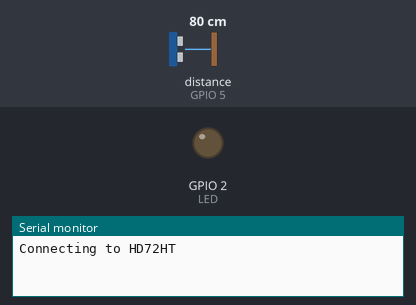
Simulated run of this sketch. Board: ESP32. Shown: output pins drawn as LEDs (lit = HIGH), the last lines printed to the serial monitor. Wiring (inferred from the names in the program): ultrasonic range finder: trigger GPIO 18; echo GPIO 5. The inputs (shaded band) are chosen by the test bench; at power-on: distance to the obstacle (sensor on GPIO 5) 80 cm. The echo pulse lasts 58.3 µs per cm; WiFi joins after 1.5 s; servers stay silent unless stated; pins used as bus, display or sensor lines are not drawn.

Above: at 0.1 s.
At 1.6 s:
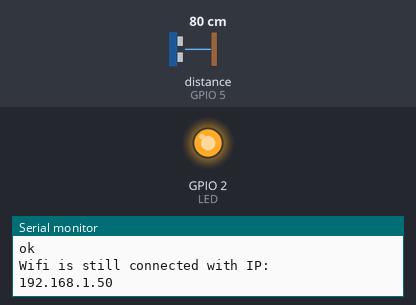
Timing chart, 0 to 3.1 s (numbered marks = the images above):
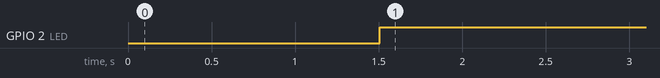

The sketch:

Person_Detector2_WPA2PERSONAL.ino
```cpp
#include <WiFi.h>
#include <Firebase_ESP_Client.h>
#include "addons/TokenHelper.h"
#include "addons/RTDBHelper.h"

#define DATABASE_URL "https://esp32-test-9f190-default-rtdb.asia-southeast1.firebasedatabase.app/"
#define API_KEY "AIzaSyApMZLu1oA_Rib3EkymtEYloVpWKGC6cdU"
#define SOUND_SPEED 0.034
#define LED 2

FirebaseData fbdo;
FirebaseAuth auth;
FirebaseConfig config;
bool signupOK = false;
int count = 0;

const char* ssid = "HD72HT";
const char* password = "drimaon99";

int counter = 0;
long interval1 = 60000;
long previousMillis1 = 0;
long interval2 = 300;
long previousMillis2 = 0;

const int trigPin = 18;
const int echoPin = 5;

long duration;
float distanceCm;
long personpass = 0;

void setup() {
  Serial.begin(115200);

  Serial.print("Connecting to ");
  Serial.println(ssid);
  WiFi.begin(ssid, password);

  while (WiFi.status() != WL_CONNECTED) {
    delay(500);
    Serial.print(".");
  }

  Serial.println("");
  Serial.println("WiFi connected.");
  Serial.println("IP address: ");
  Serial.println(WiFi.localIP());

  config.api_key = API_KEY;
  config.database_url = DATABASE_URL;

   if (Firebase.signUp(&config, &auth, "", "")) {
    Serial.println("ok");
    signupOK = true;
  } else {
    Serial.printf("%s\n", config.signer.signupError.message.c_str());
  }

  config.token_status_callback = tokenStatusCallback;

  Firebase.begin(&config, &auth);
  Firebase.reconnectWiFi(true);

  pinMode(trigPin, OUTPUT);
  pinMode(echoPin, INPUT);
  pinMode(LED, OUTPUT);
  digitalWrite(LED,LOW);
}
void loop() {
  if (millis() - previousMillis1 > interval1 || previousMillis1 == 0) {
    previousMillis1 = millis();
    if (WiFi.status() == WL_CONNECTED) {  //if we are connected to Eduroam network
      counter = 0;                        //reset counter
      Serial.println("Wifi is still connected with IP: ");
      Serial.println(WiFi.localIP());            //inform user about his IP address
      digitalWrite(LED,HIGH);
    } else if (WiFi.status() != WL_CONNECTED) {  //if we lost connection, retry
      WiFi.begin(ssid);
    }
    while (WiFi.status() != WL_CONNECTED) {  //during lost connection, print dots
      delay(500);
      Serial.print(".");
      counter++;
      if (counter >= 60) {  //30 seconds timeout - reset board
        ESP.restart();
      }
    }
  }
  if (Firebase.ready() && signupOK && (millis() - previousMillis2 > interval2 || previousMillis2 == 0)) {
    previousMillis2 = millis();
    readDistance();
  }
}

void readDistance() {
  digitalWrite(trigPin, LOW);
  delayMicroseconds(2);
  digitalWrite(trigPin, HIGH);
  delayMicroseconds(10);
  digitalWrite(trigPin, LOW);
  duration = pulseIn(echoPin, HIGH);
  distanceCm = duration * SOUND_SPEED / 2;
  Firebase.RTDB.setInt(&fbdo, "HCSR-04/distanceCM", distanceCm);
  Serial.print("Distance (cm): ");
  Serial.println(distanceCm);
  if (distanceCm <= 150) {
    personpass++;
    Firebase.RTDB.setInt(&fbdo, "HCSR-04/person", personpass);
    Serial.print("person: ");
    Serial.println(personpass);
  }
}
```

Measured:
- by itself, GPIO 2 (LED): LOW → HIGH at 1.5 s
